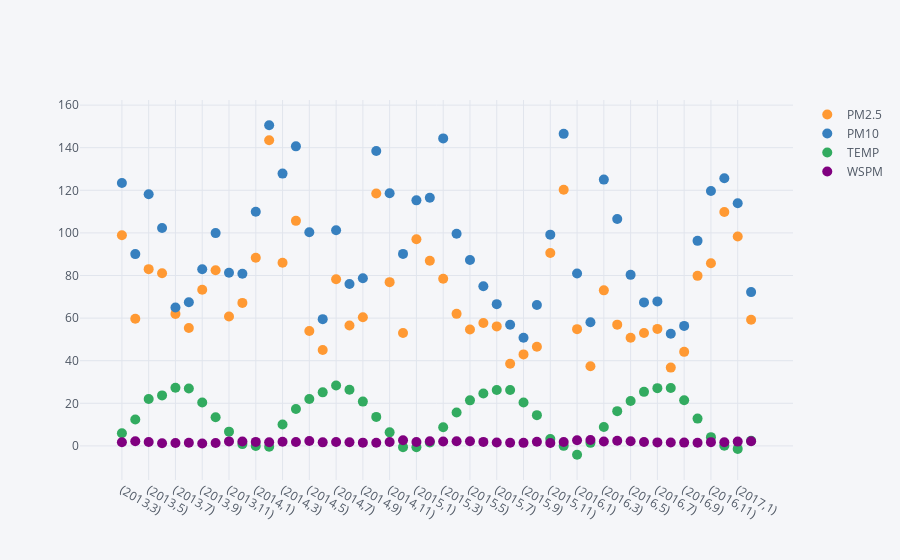

Notebook source saved alongside this figure:
### Code cell
# Plotly is an interactive visualization library.
# Cufflinks connects plotly with pandas
import cufflinks as cf

# it also has open source that you can use offline
# to use the open source offline you need to type the following line
from plotly.offline import download_plotlyjs, init_notebook_mode, plot, iplot

# For Notebooks
# the following will connect the javascript to your notebook
# plotly connects python pandas to interactive javascript library
# the following line allows you to connect to those interactive visualization
init_notebook_mode(connected=True)
cf.go_offline()

# seaborn is used to create more attractive and informative statistical graphics.
# it is built on top of MatPlotLib
import seaborn as sns
import matplotlib.pyplot as plt
%matplotlib inline

#  four columns is shown by plotly interactive image,
df_CP_year.iplot(kind='scatter',mode='markers',size=10)

### Figure 1 — Plotly figure (JSON) as saved in the notebook; plotly's stock layout.template omitted (floating-point values rounded to 4 significant figures)
{"data": [{"line": {"color": "rgba(255, 153, 51, 1.0)", "dash": "solid", "shape": "linear", "width": 1.3}, "marker": {"size": 10, "symbol": "circle"}, "mode": "markers", "name": "PM2.5", "text": "", "type": "scatter", "uid": "7f633f9d-73aa-408f-ae3e-ca96d44eb0aa", "x": ["(2013,3)", "(2013,4)", "(2013,5)", "(2013,6)", "(2013,7)", "(2013,8)", "(2013,9)", "(2013,10)", "(2013,11)", "(2013,12)", "(2014,1)", "(2014,2)", "(2014,3)", "(2014,4)", "(2014,5)", "(2014,6)", "(2014,7)", "(2014,8)", "(2014,9)", "(2014,10)", "(2014,11)", "(2014,12)", "(2015,1)", "(2015,2)", "(2015,3)", "(2015,4)", "(2015,5)", "(2015,6)", "(2015,7)", "(2015,8)", "(2015,9)", "(2015,10)", "(2015,11)", "(2015,12)", "(2016,1)", "(2016,2)", "(2016,3)", "(2016,4)", "(2016,5)", "(2016,6)", "(2016,7)", "(2016,8)", "(2016,9)", "(2016,10)", "(2016,11)", "(2016,12)", "(2017,1)", "(2017,2)"], "y": [98.92, 59.69, 82.99, 81.04, 61.98, 55.35, 73.3, 82.51, 60.78, 67.15, 88.3, 143.5, 86, 105.6, 53.96, 45.04, 78.22, 56.56, 60.42, 118.5, 76.89, 52.99, 97.05, 86.95, 78.47, 61.99, 54.63, 57.68, 56.1, 38.59, 42.96, 46.56, 90.55, 120.2, 54.82, 37.37, 73.02, 56.92, 50.8, 52.99, 54.93, 36.76, 44.16, 79.84, 85.79, 109.8, 98.3, 59.23]}, {"line": {"color": "rgba(55, 128, 191, 1.0)", "dash": "solid", "shape": "linear", "width": 1.3}, "marker": {"size": 10, "symbol": "circle"}, "mode": "markers", "name": "PM10", "text": "", "type": "scatter", "uid": "c42d6aab-3d35-468f-9143-2a6238b31e5f", "x": ["(2013,3)", "(2013,4)", "(2013,5)", "(2013,6)", "(2013,7)", "(2013,8)", "(2013,9)", "(2013,10)", "(2013,11)", "(2013,12)", "(2014,1)", "(2014,2)", "(2014,3)", "(2014,4)", "(2014,5)", "(2014,6)", "(2014,7)", "(2014,8)", "(2014,9)", "(2014,10)", "(2014,11)", "(2014,12)", "(2015,1)", "(2015,2)", "(2015,3)", "(2015,4)", "(2015,5)", "(2015,6)", "(2015,7)", "(2015,8)", "(2015,9)", "(2015,10)", "(2015,11)", "(2015,12)", "(2016,1)", "(2016,2)", "(2016,3)", "(2016,4)", "(2016,5)", "(2016,6)", "(2016,7)", "(2016,8)", "(2016,9)", "(2016,10)", "(2016,11)", "(2016,12)", "(2017,1)", "(2017,2)"], "y": [123.4, 90.05, 118.2, 102.3, 64.94, 67.43, 82.98, 99.91, 81.33, 80.84, 109.9, 150.5, 127.8, 140.6, 100.3, 59.51, 101.2, 75.98, 78.71, 138.5, 118.6, 90.15, 115.3, 116.5, 144.4, 99.59, 87.29, 74.95, 66.56, 56.85, 50.74, 66.15, 99.19, 146.5, 80.98, 58.09, 125.0, 106.5, 80.3, 67.38, 67.84, 52.68, 56.34, 96.27, 119.7, 125.6, 113.9, 72.21]}, {"line": {"color": "rgba(50, 171, 96, 1.0)", "dash": "solid", "shape": "linear", "width": 1.3}, "marker": {"size": 10, "symbol": "circle"}, "mode": "markers", "name": "TEMP", "text": "", "type": "scatter", "uid": "d91e2dd3-324a-40bb-92ef-5a779934cfa8", "x": ["(2013,3)", "(2013,4)", "(2013,5)", "(2013,6)", "(2013,7)", "(2013,8)", "(2013,9)", "(2013,10)", "(2013,11)", "(2013,12)", "(2014,1)", "(2014,2)", "(2014,3)", "(2014,4)", "(2014,5)", "(2014,6)", "(2014,7)", "(2014,8)", "(2014,9)", "(2014,10)", "(2014,11)", "(2014,12)", "(2015,1)", "(2015,2)", "(2015,3)", "(2015,4)", "(2015,5)", "(2015,6)", "(2015,7)", "(2015,8)", "(2015,9)", "(2015,10)", "(2015,11)", "(2015,12)", "(2016,1)", "(2016,2)", "(2016,3)", "(2016,4)", "(2016,5)", "(2016,6)", "(2016,7)", "(2016,8)", "(2016,9)", "(2016,10)", "(2016,11)", "(2016,12)", "(2017,1)", "(2017,2)"], "y": [5.904, 12.41, 21.99, 23.71, 27.27, 26.97, 20.38, 13.43, 6.698, 0.8398, -0.01102, -0.4201, 10.08, 17.33, 22.03, 25.14, 28.36, 26.36, 20.8, 13.62, 6.361, -0.5706, -0.6255, 1.587, 8.758, 15.67, 21.39, 24.59, 26.25, 26.23, 20.4, 14.44, 3.215, 0.03118, -4.15, 1.436, 8.85, 16.33, 21.06, 25.39, 27.11, 27.19, 21.4, 12.82, 4.117, 0.09987, -1.394, 2.376]}, {"line": {"color": "rgba(128, 0, 128, 1.0)", "dash": "solid", "shape": "linear", "width": 1.3}, "marker": {"size": 10, "symbol": "circle"}, "mode": "markers", "name": "WSPM", "text": "", "type": "scatter", "uid": "31ae21d0-4947-4f54-a741-d19e5071e9d5", "x": ["(2013,3)", "(2013,4)", "(2013,5)", "(2013,6)", "(2013,7)", "(2013,8)", "(2013,9)", "(2013,10)", "(2013,11)", "(2013,12)", "(2014,1)", "(2014,2)", "(2014,3)", "(2014,4)", "(2014,5)", "(2014,6)", "(2014,7)", "(2014,8)", "(2014,9)", "(2014,10)", "(2014,11)", "(2014,12)", "(2015,1)", "(2015,2)", "(2015,3)", "(2015,4)", "(2015,5)", "(2015,6)", "(2015,7)", "(2015,8)", "(2015,9)", "(2015,10)", "(2015,11)", "(2015,12)", "(2016,1)", "(2016,2)", "(2016,3)", "(2016,4)", "(2016,5)", "(2016,6)", "(2016,7)", "(2016,8)", "(2016,9)", "(2016,10)", "(2016,11)", "(2016,12)", "(2017,1)", "(2017,2)"], "y": [1.724, 2.225, 1.863, 1.252, 1.349, 1.446, 1.121, 1.328, 2.114, 2.059, 1.891, 1.727, 1.95, 1.825, 2.308, 1.661, 1.797, 1.717, 1.529, 1.449, 1.851, 2.685, 1.857, 2.217, 2.109, 2.182, 2.192, 1.884, 1.615, 1.462, 1.429, 1.97, 1.335, 1.867, 2.672, 2.739, 2.096, 2.43, 2.164, 1.856, 1.653, 1.638, 1.55, 1.519, 1.777, 1.728, 2.026, 2.218]}], "layout": {"legend": {"bgcolor": "#F5F6F9", "font": {"color": "#4D5663"}}, "paper_bgcolor": "#F5F6F9", "plot_bgcolor": "#F5F6F9", "title": {"font": {"color": "#4D5663"}}, "xaxis": {"gridcolor": "#E1E5ED", "showgrid": true, "tickfont": {"color": "#4D5663"}, "title": {"font": {"color": "#4D5663"}, "text": ""}, "zerolinecolor": "#E1E5ED"}, "yaxis": {"gridcolor": "#E1E5ED", "showgrid": true, "tickfont": {"color": "#4D5663"}, "title": {"font": {"color": "#4D5663"}, "text": ""}, "zerolinecolor": "#E1E5ED"}}}
